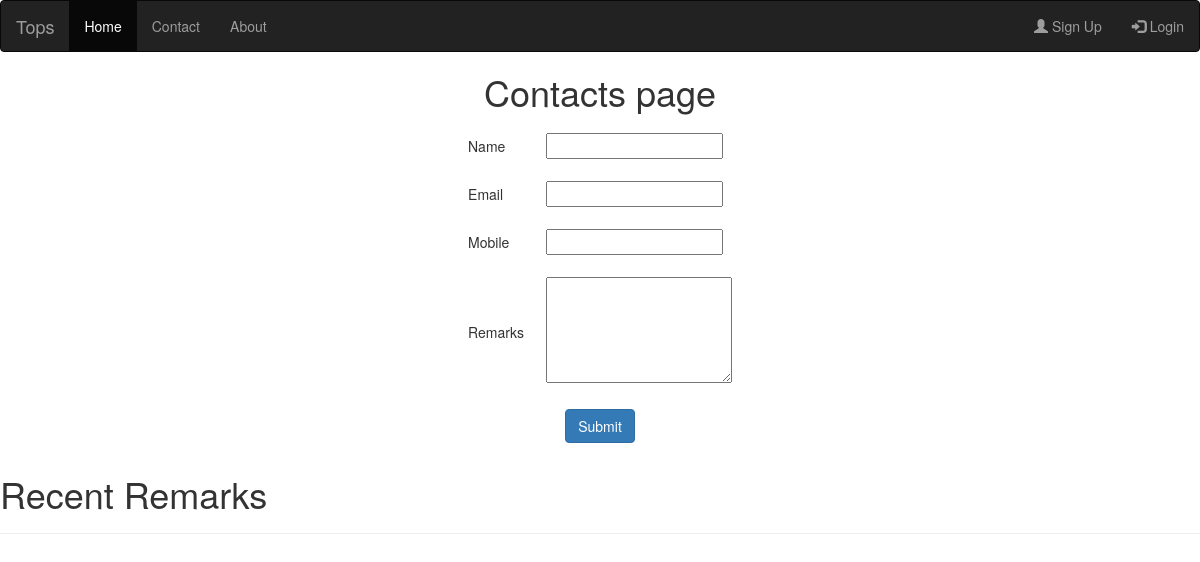
The app's page /contact/, older data.
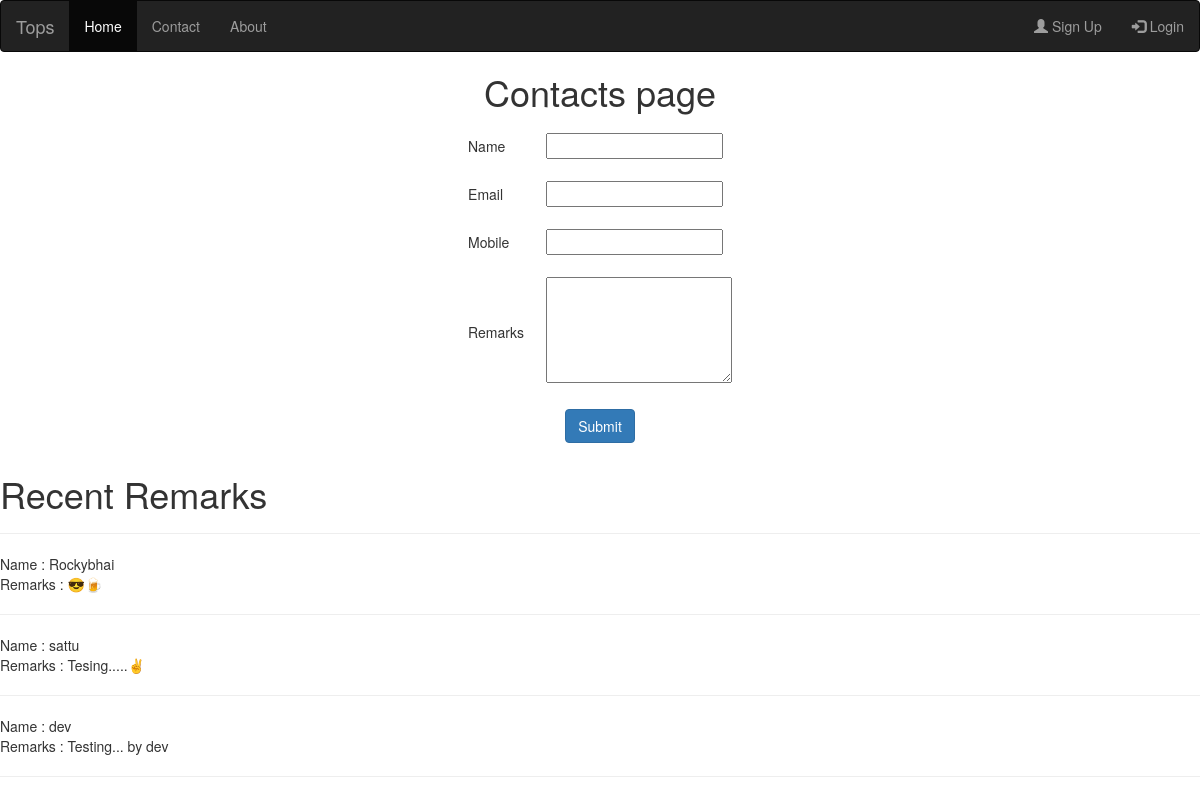
The same page, newer data.
### myapp/models.py (models this page shows, shortened)
class Contact(models.Model):
	name=models.CharField(max_length=100)
	email=models.CharField(max_length=100)
	mobile=models.CharField(max_length=100)
	remarks=models.TextField()

### myapp/views.py (the view)
# urls.py: path('contact/',views.contact,name='contact'),
def contact(request):
	if request.method=='POST':
		Contact.objects.create(
			name=request.POST['name'],
			email=request.POST['email'],
			mobile=request.POST['mobile'],
			remarks=request.POST['remarks']
		)
		msg='Contact saved successfully'
		contacts=Contact.objects.all().order_by('-id')[:3]
		return render(request,'contact.html',{'msg':msg,'contacts':contacts})
	else:
		contacts=Contact.objects.all().order_by('-id')[:3]
		return render(request,'contact.html',{'contacts':contacts})

### myapp/templates/contact.html (shortened to what this page needs)
{% extends 'header.html' %}
{% block content %}
<!DOCTYPE html>
<html>
<head>
</head>
<body>
<center>
	<h1>Contacts page</h1>
	<form name="contact" method="post" action="{% url 'contact' %}">
		<table>
			<tr>
				<td>Name</td>
				<td ><input type="text" name="name"></td>
			</tr>
			<tr>
				<td>Email</td>
				<td><input type="text" name="email"></td>
			</tr>
			<tr>
				<td>Mobile</td>
				<td><input type="text" name="mobile"></td>
			</tr>
			<tr>
				<td>Remarks</td>
				<td><textarea rows="5" cols="22" name="remarks"></textarea></td>
			</tr>
			<tr>
				<td colspan="2" align="center">
					<input type="submit" name="action" value="Submit" class="btn btn-primary">
				</td>
			</tr>
		</table>
	</form>
</center>
<h1>Recent Remarks</h1>
<hr>
{% for i in contacts %}
	Name :    {{i.name}}<br>
	Remarks : {{i.remarks}}
	<hr>
{% endfor %}
</body>
</html>
{% endblock %}

### myapp/templates/header.html (shortened to what this page needs)
<!DOCTYPE html>
<html>
<head>
	<link rel="stylesheet" href="https://maxcdn.bootstrapcdn.com/bootstrap/3.4.1/css/bootstrap.min.css">
</head>
<body>
<nav class="navbar navbar-inverse">
  <div class="container-fluid">
    <div class="navbar-header">
      <a class="navbar-brand" href="/">Tops</a>
    </div>
    <ul class="nav navbar-nav">
      <li class="active"><a href="{% url 'home' %}">Home</a></li>
      <li><a href="{% url 'contact' %}">Contact</a></li>
      <li><a href="{% url 'about' %}">About</a></li>
    </ul>
    <ul class="nav navbar-nav navbar-right">
      {% if request.session.email %}
        <li><a href="{% url 'change_password' %}"><span class="glyphicon glyphicon-edit"></span> Change Password</a></li>
        <li><a href="{% url 'logout' %}"><span class="glyphicon glyphicon-log-out"></span> Logout({{request.session.fname}})</a></li>
      {% else %}
        <li><a href="{% url 'sign up' %}"><span class="glyphicon glyphicon-user"></span> Sign Up</a></li>
        <li><a href="{% url 'login' %}"><span class="glyphicon glyphicon-log-in"></span> Login</a></li>
      {% endif %}
    </ul>
  </div>
</nav>
{% block content%}
{% endblock %}
</body>
</html>

### myapp/templates/header.html (style rules this page uses)
tr,td { padding: 11px; }

Row changes from the older to the newer data that the page shows:
added Contact: name "Rockybhai", remarks "😎🍺"
added Contact: name "sattu", remarks "Tesing.....✌️"
added Contact: name "dev", remarks "Testing... by dev"
